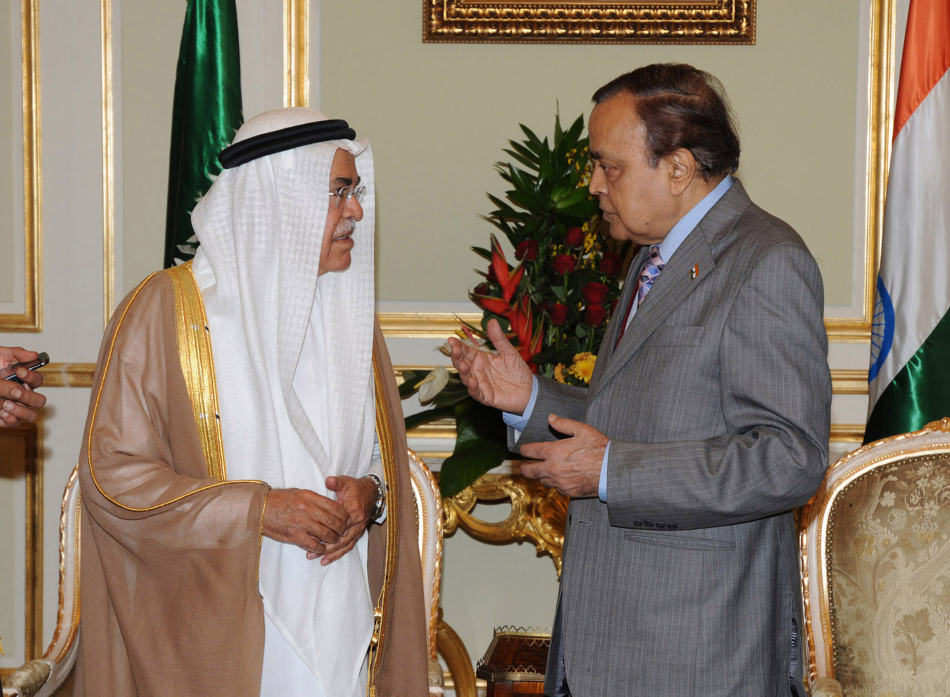
#> input picture images/ali-alnaimi-2010-bilateral.jpg, 1900 x 1393 px (shown at 1/2 size)
$ python -i review_visual_gate.py   (imports and definitions only)
#> lines starting #> are read from the running program, lines starting #| are printed output that depends on the picture
#!/usr/bin/env python3
"""Rendered-story verification and deterministic visual placement."""

from __future__ import annotations

import math
from pathlib import Path

from PIL import Image, ImageOps


# The story template reserves roughly this upper-middle region for the visual.
VISUAL_BOX = (0.08, 0.22, 0.92, 0.55)
PHOTO_ENTROPY_MIN = 4.0
CARD_BG = (238, 232, 227)


def _entropy(gray: Image.Image) -> float:
    histogram = gray.histogram()
    total = sum(histogram)
    if total <= 0:
        return 0.0
    result = 0.0
    for count in histogram:
        if not count:
            continue
        p = count / total
        result -= p * math.log2(p)
    return result


def _pixel_box(image: Image.Image):
    width, height = image.size
    left, top, right, bottom = VISUAL_BOX
    return (
        int(width * left),
        int(height * top),
        int(width * right),
        int(height * bottom),
    )


def photographic_entropy(path) -> float:
    """Return grayscale entropy for the rendered card's visual zone."""
#> called with path = 'images/ali-alnaimi-2010-bilateral.jpg'
    image = Image.open(path).convert("L")
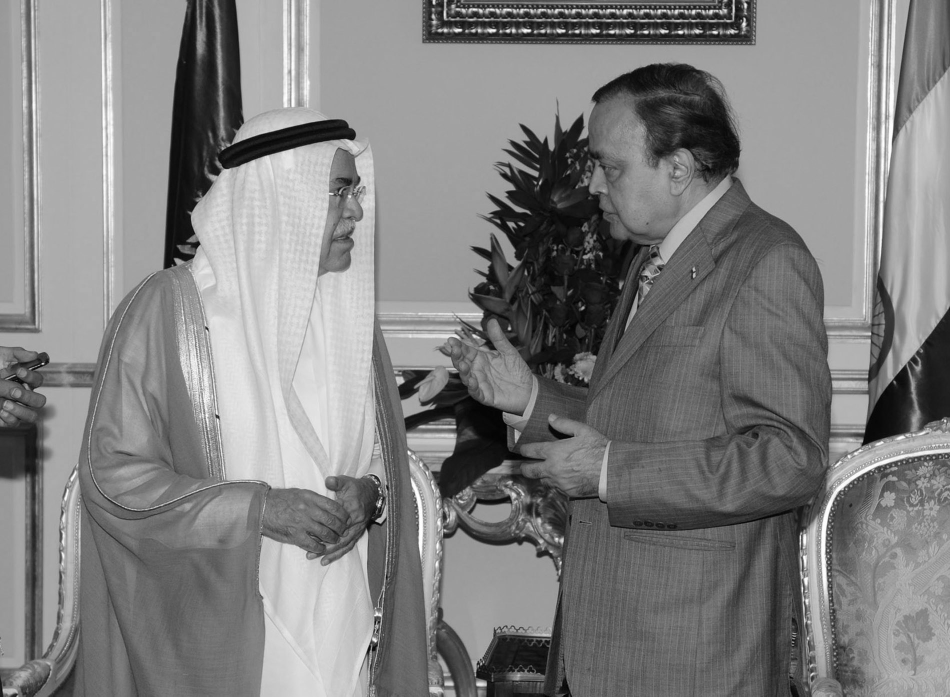
#> image: PIL image 1900x1393 L (shown at 1/2 size); min 0, max 255, mean 127.8
    crop = image.crop(_pixel_box(image))
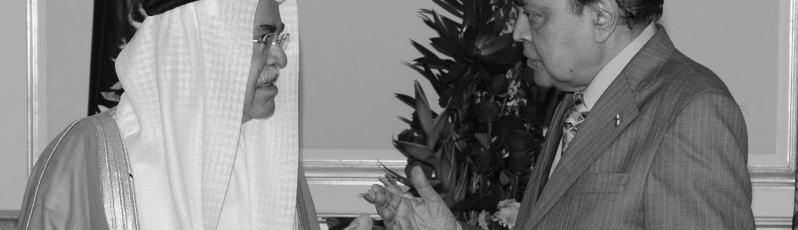
#> crop: PIL image 1596x460 L (shown at 1/2 size); min 0, max 255, mean 132
    return _entropy(crop)
#> in _entropy, `histogram = gray.histogram()`: histogram = 256 values, max 27732 at index 162, min 1 at index 0, mean 2867.8
#> in _entropy, `total = sum(histogram)`: total = 734160
#> the loop in _entropy, `for count in histogram:` made 256 passes
#> (count, p, result) on passes 2 to 4: (14, 1.91e-05, 0.000326), (25, 3.41e-05, 0.000831), (40, 5.45e-05, 0.0016)
#> after the loop in _entropy, `for count in histogram:`: result = 7.48


# [124 lines left out: functions is_photographic_frame, apply_requested_photos, apply_fallback_visuals, require_photo_coverage, not called in this run]

>>> result = photographic_entropy('images/ali-alnaimi-2010-bilateral.jpg')
#> result = 7.48

$ run again, on images/almarai-production.jpg
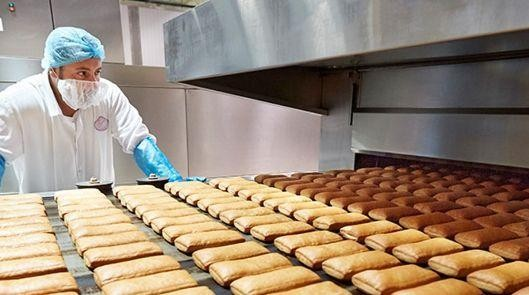
#> input picture images/almarai-production.jpg, 529 x 295 px
#> in photographic_entropy, `image = Image.open(path).convert("L")`:
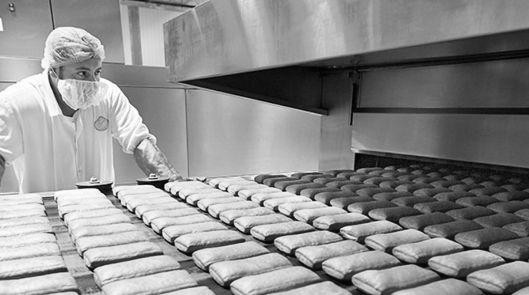
#> image: PIL image 529x295 L; min 0, max 255, mean 141.4
#> in photographic_entropy, `crop = image.crop(_pixel_box(image))`:
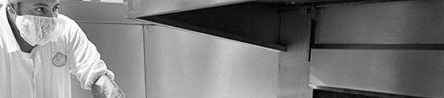
#> crop: PIL image 444x98 L; min 0, max 255, mean 123
#> histogram = 256 values, max 453 at index 173, min 6 at index 0, mean 170
#> total = 43512
#> the loop in _entropy, `for count in histogram:` made 256 passes
#> (count, p, result) on passes 1 to 3: (6, 0.000138, 0.00177), (14, 0.000322, 0.0055), (28, 0.000644, 0.0123)
#> after the loop in _entropy, `for count in histogram:`: result = 7.74

$ run again, on images/alrajhi-ebranch.jpg
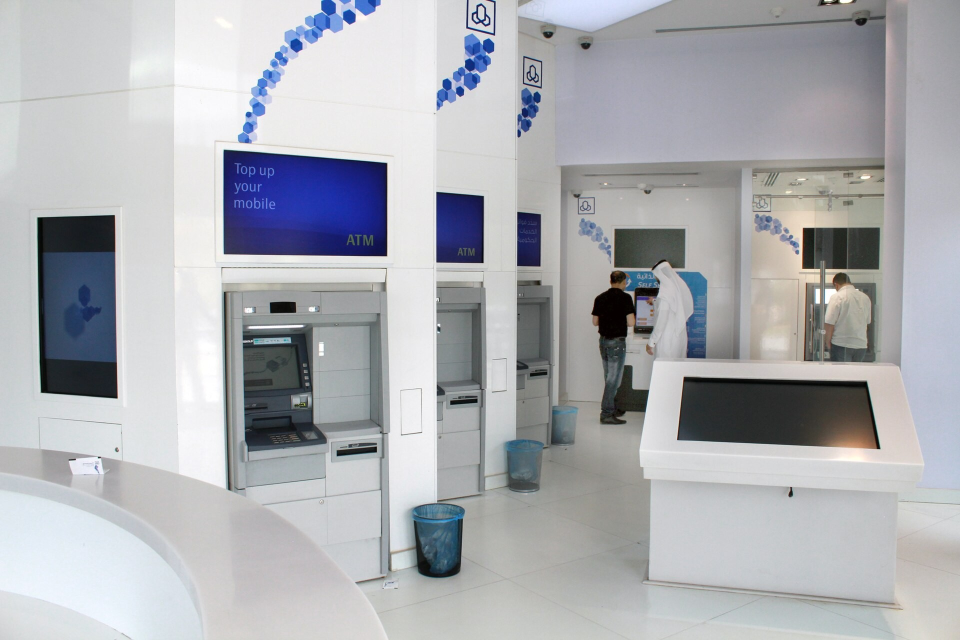
#> input picture images/alrajhi-ebranch.jpg, 1920 x 1280 px (shown at 1/2 size)
#> in photographic_entropy, `image = Image.open(path).convert("L")`:
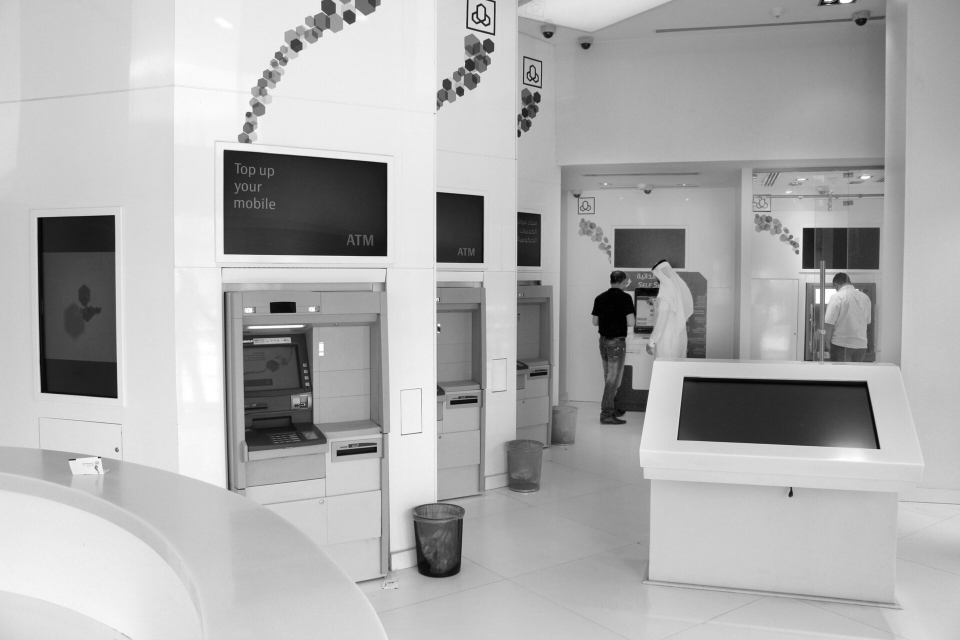
#> image: PIL image 1920x1280 L (shown at 1/2 size); min 0, max 255, mean 174.3
#> in photographic_entropy, `crop = image.crop(_pixel_box(image))`:
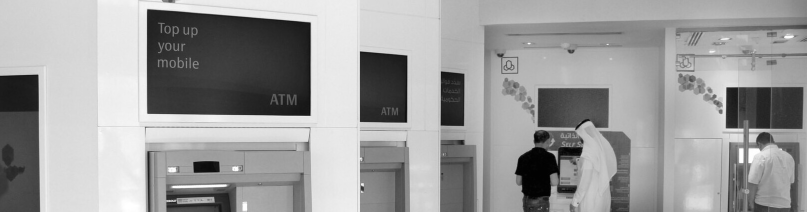
#> crop: PIL image 1613x423 L (shown at 1/2 size); min 0, max 255, mean 155.4
#> histogram = 256 values, max 12704 at index 233, min 12 at index 0, mean 2665.2
#> total = 682299
#> the loop in _entropy, `for count in histogram:` made 256 passes
#> (count, p, result) on passes 1 to 3: (12, 1.76e-05, 0.000278), (579, 0.000849, 0.00894), (2280, 0.00334, 0.0364)
#> after the loop in _entropy, `for count in histogram:`: result = 7.54

$ run again, on images/alula-camel.jpg
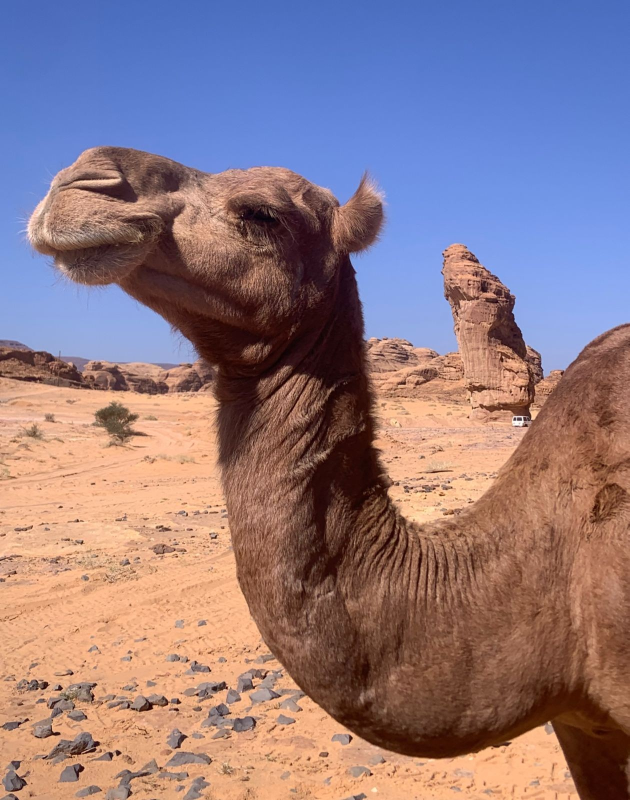
#> input picture images/alula-camel.jpg, 1259 x 1600 px (shown at 1/2 size)
#> in photographic_entropy, `image = Image.open(path).convert("L")`:
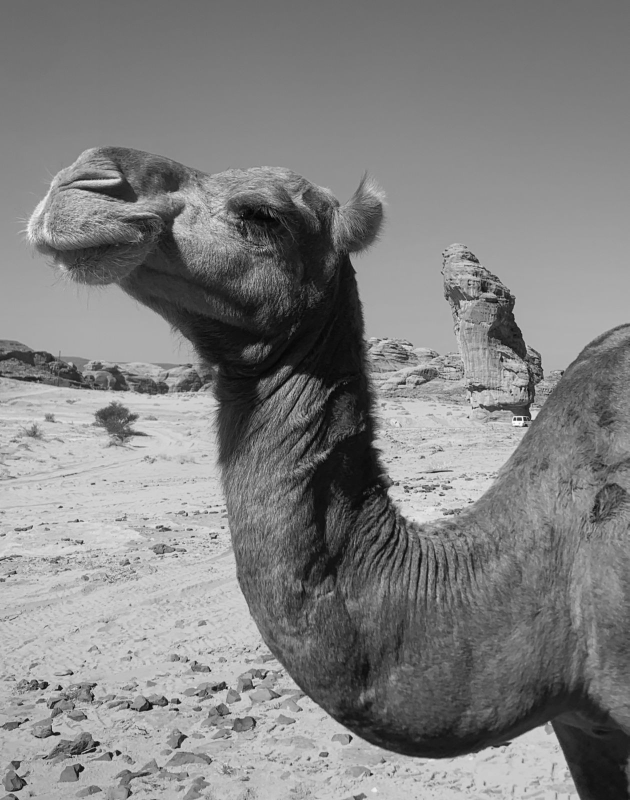
#> image: PIL image 1259x1600 L (shown at 1/2 size); min 2, max 254, mean 129.6
#> in photographic_entropy, `crop = image.crop(_pixel_box(image))`:
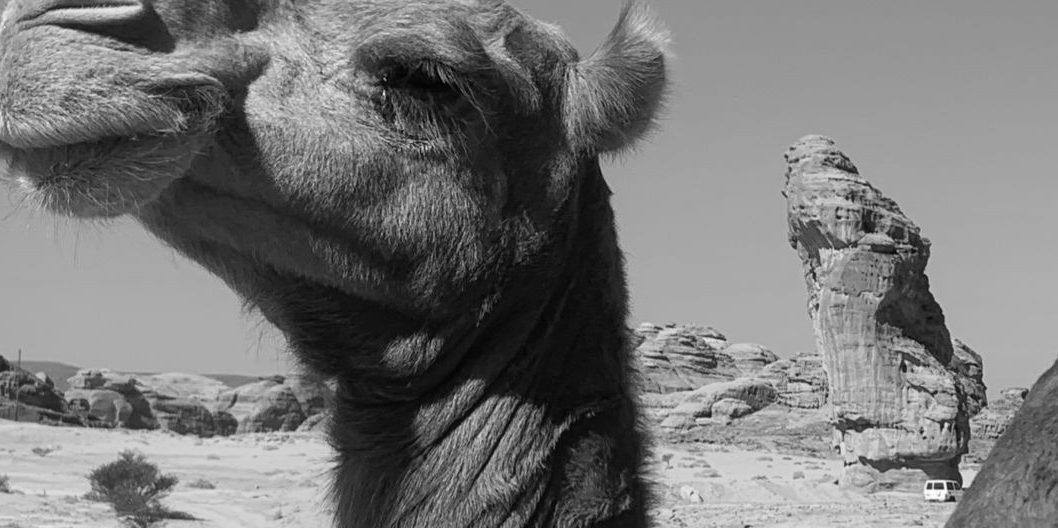
#> crop: PIL image 1058x528 L; min 2, max 254, mean 118.5
#> histogram = 256 values, max 16195 at index 172, min 0 at index 0, mean 2182.1
#> total = 558624
#> the loop in _entropy, `for count in histogram:` made 256 passes
#> (count, p, result) on passes 3 to 5: (4, 7.16e-06, 0.000122), (13, 2.33e-05, 0.000481), (39, 6.98e-05, 0.00144)
#> after the loop in _entropy, `for count in histogram:`: result = 7.41
